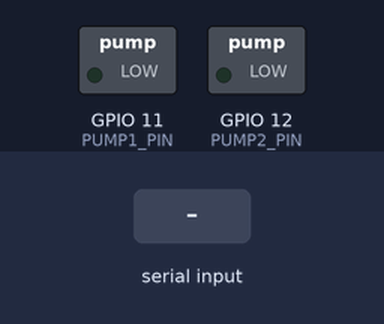
A sketch run on a simulated ESP32-S3. Shown: switched loads named in the sketch (green lamp = pin HIGH). Inputs (shaded band) come from the test bench. What the sketch prints to the serial monitor is not drawn.

Above: at 2.2 s.
2.3 s: "1\n" received over Serial
At 3.4 s:
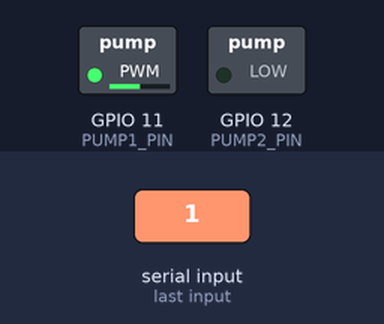
3.8 s: "2\n" received over Serial
At 4.5 s:
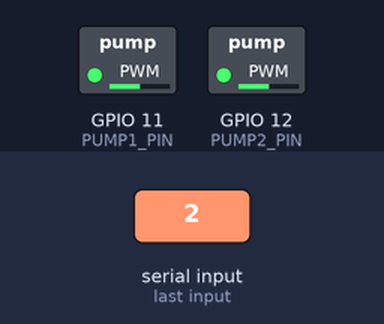
5.3 s: "q\n" received over Serial
At 5.7 s:
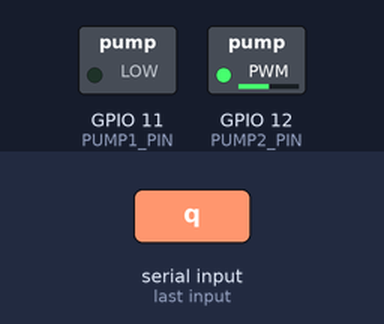
6.8 s: "t\n" received over Serial
At 9.9 s:
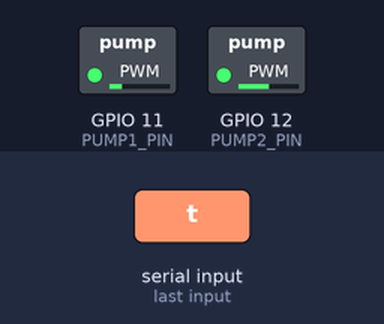
Timing chart, 0 to 16.3 s (numbered marks = the images above; inputs shaded):
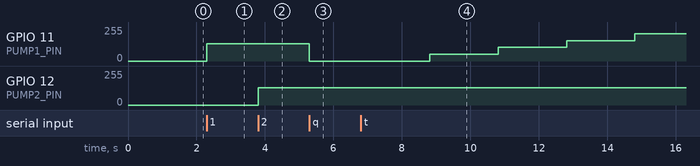

Measured:
- after the input at 2.3 s, GPIO 11 (PUMP1_PIN): 0/255 → 128/255 at once
- after the input at 3.8 s, GPIO 12 (PUMP2_PIN): 0/255 → 128/255 at once
- after the input at 5.3 s, GPIO 11 (PUMP1_PIN): 128/255 → 0/255 at once
- after the input at 6.8 s, GPIO 11 (PUMP1_PIN): 0/255 → 51/255 after 2.0 s, → 102/255 2.0 s later, → 152/255 2.0 s later, → 203/255 2.0 s later

The sketch:

pump_test.ino
```cpp
/*
 * Pump Test Sketch for ESP32 Arduino Nano
 * ========================================
 * Simple test program to control two pumps connected to D11 and D12
 *
 * Hardware Setup:
 * - Pump 1 connected to D11 (GPIO11)
 * - Pump 2 connected to D12 (GPIO12)
 * - Pump drivers should be connected with:
 *   - Signal wire to GPIO pin
 *   - VCC to appropriate pump power supply
 *   - GND to common ground with ESP32
 *
 * This sketch allows you to:
 * - Test both pumps individually
 * - Control pump speed via PWM (0-255)
 * - Control via Serial commands
 *
 * Serial Commands:
 * - '1' : Turn ON Pump 1 at 100%
 * - '2' : Turn ON Pump 2 at 100%
 * - 'q' : Turn OFF Pump 1
 * - 'w' : Turn OFF Pump 2
 * - 'a' : Turn OFF both pumps
 * - '+' : Increase PWM by 25
 * - '-' : Decrease PWM by 25
 * - 'h' : Show help menu
 */

#include <Arduino.h>

// Pin definitions for ESP32 Arduino Nano
#define PUMP1_PIN 11  // D11 (GPIO11)
#define PUMP2_PIN 12  // D12 (GPIO12)

// PWM parameters
#define PWM_FREQ 1000      // 1kHz PWM frequency
#define PWM_RESOLUTION 8   // 8-bit resolution (0-255)
#define PWM_CHANNEL_1 0    // PWM channel for pump 1
#define PWM_CHANNEL_2 1    // PWM channel for pump 2

// Pump control variables
int pump1PWM = 0;   // Pump 1 PWM value (0-255)
int pump2PWM = 0;   // Pump 2 PWM value (0-255)
int currentPWM = 128; // Default PWM level (50%)

// Status tracking
unsigned long lastStatusPrint = 0;
const long STATUS_INTERVAL = 1000; // Print status every 1 second

void setup() {
  Serial.begin(115200);
  delay(1000);

  Serial.println("\n========================================");
  Serial.println("     ESP32 Pump Test Program");
  Serial.println("========================================");

  // Initialize pump pins
  pinMode(PUMP1_PIN, OUTPUT);
  pinMode(PUMP2_PIN, OUTPUT);

  // Setup PWM channels
  ledcAttach(PUMP1_PIN, PWM_FREQ, PWM_RESOLUTION);
  ledcAttach(PUMP2_PIN, PWM_FREQ, PWM_RESOLUTION);

  // Ensure pumps start OFF
  ledcWrite(PUMP1_PIN, 0);
  ledcWrite(PUMP2_PIN, 0);

  Serial.print("Pump 1 Pin: D11 (GPIO");
  Serial.print(PUMP1_PIN);
  Serial.println(")");
  Serial.print("Pump 2 Pin: D12 (GPIO");
  Serial.print(PUMP2_PIN);
  Serial.println(")");
  Serial.print("PWM Frequency: ");
  Serial.print(PWM_FREQ);
  Serial.println(" Hz");
  Serial.print("Default PWM Level: ");
  Serial.print(currentPWM);
  Serial.print(" / 255 (");
  Serial.print((currentPWM * 100) / 255);
  Serial.println("%)");
  Serial.println();

  printHelp();

  Serial.println("Initialization complete. Both pumps OFF.");
  Serial.println("========================================\n");

  lastStatusPrint = millis();
}

void loop() {
  // Handle serial commands
  if (Serial.available() > 0) {
    char cmd = Serial.read();
    handleCommand(cmd);
  }

  // Print status periodically
  if (millis() - lastStatusPrint >= STATUS_INTERVAL) {
    printStatus();
    lastStatusPrint = millis();
  }
}

void handleCommand(char cmd) {
  switch (cmd) {
    case '1':
      // Turn ON Pump 1
      pump1PWM = currentPWM;
      ledcWrite(PUMP1_PIN, pump1PWM);
      Serial.print("✓ Pump 1 ON at PWM ");
      Serial.print(pump1PWM);
      Serial.print(" (");
      Serial.print((pump1PWM * 100) / 255);
      Serial.println("%)");
      break;

    case '2':
      // Turn ON Pump 2
      pump2PWM = currentPWM;
      ledcWrite(PUMP2_PIN, pump2PWM);
      Serial.print("✓ Pump 2 ON at PWM ");
      Serial.print(pump2PWM);
      Serial.print(" (");
      Serial.print((pump2PWM * 100) / 255);
      Serial.println("%)");
      break;

    case 'q':
      // Turn OFF Pump 1
      pump1PWM = 0;
      ledcWrite(PUMP1_PIN, pump1PWM);
      Serial.println("✓ Pump 1 OFF");
      break;

    case 'w':
      // Turn OFF Pump 2
      pump2PWM = 0;
      ledcWrite(PUMP2_PIN, pump2PWM);
      Serial.println("✓ Pump 2 OFF");
      break;

    case 'a':
      // Turn OFF both pumps
      pump1PWM = 0;
      pump2PWM = 0;
      ledcWrite(PUMP1_PIN, pump1PWM);
      ledcWrite(PUMP2_PIN, pump2PWM);
      Serial.println("✓ Both pumps OFF");
      break;

    case '+':
      // Increase PWM
      currentPWM += 25;
      if (currentPWM > 255) currentPWM = 255;
      Serial.print("✓ PWM increased to ");
      Serial.print(currentPWM);
      Serial.print(" (");
      Serial.print((currentPWM * 100) / 255);
      Serial.println("%)");
      Serial.println("  Press '1' or '2' to apply to pumps");
      break;

    case '-':
      // Decrease PWM
      currentPWM -= 25;
      if (currentPWM < 0) currentPWM = 0;
      Serial.print("✓ PWM decreased to ");
      Serial.print(currentPWM);
      Serial.print(" (");
      Serial.print((currentPWM * 100) / 255);
      Serial.println("%)");
      Serial.println("  Press '1' or '2' to apply to pumps");
      break;

    case 'h':
      // Show help
      printHelp();
      break;

    case 't':
      // Test sequence
      runTestSequence();
      break;

    case '\r':
    case '\n':
      // Ignore newline characters
      break;

    default:
      Serial.print("✗ Unknown command: ");
      Serial.println(cmd);
      Serial.println("  Press 'h' for help");
      break;
  }
}

void printHelp() {
  Serial.println("\n--- COMMAND MENU ---");
  Serial.println("1  : Turn ON Pump 1");
  Serial.println("2  : Turn ON Pump 2");
  Serial.println("q  : Turn OFF Pump 1");
  Serial.println("w  : Turn OFF Pump 2");
  Serial.println("a  : Turn OFF both pumps");
  Serial.println("+  : Increase PWM level");
  Serial.println("-  : Decrease PWM level");
  Serial.println("t  : Run automatic test sequence");
  Serial.println("h  : Show this help menu");
  Serial.println("--------------------\n");
}

void printStatus() {
  Serial.print("[STATUS] Pump1: ");
  if (pump1PWM > 0) {
    Serial.print("ON (");
    Serial.print(pump1PWM);
    Serial.print("/255, ");
    Serial.print((pump1PWM * 100) / 255);
    Serial.print("%)");
  } else {
    Serial.print("OFF");
  }

  Serial.print(" | Pump2: ");
  if (pump2PWM > 0) {
    Serial.print("ON (");
    Serial.print(pump2PWM);
    Serial.print("/255, ");
    Serial.print((pump2PWM * 100) / 255);
    Serial.print("%)");
  } else {
    Serial.print("OFF");
  }

  Serial.print(" | Default PWM: ");
  Serial.print(currentPWM);
  Serial.print("/255 (");
  Serial.print((currentPWM * 100) / 255);
  Serial.println("%)");
}

void runTestSequence() {
  Serial.println("\n========================================");
  Serial.println("  RUNNING AUTOMATIC TEST SEQUENCE");
  Serial.println("========================================");

  // Test Pump 1 at various speeds
  Serial.println("\n[TEST 1] Pump 1 - Speed Ramp");
  for (int pwm = 0; pwm <= 255; pwm += 51) {
    pump1PWM = pwm;
    ledcWrite(PUMP1_PIN, pump1PWM);
    Serial.print("  Pump 1 PWM: ");
    Serial.print(pwm);
    Serial.print(" (");
    Serial.print((pwm * 100) / 255);
    Serial.println("%)");
    delay(2000);
  }
  pump1PWM = 0;
  ledcWrite(PUMP1_PIN, 0);
  Serial.println("  Pump 1 OFF");
  delay(1000);

  // Test Pump 2 at various speeds
  Serial.println("\n[TEST 2] Pump 2 - Speed Ramp");
  for (int pwm = 0; pwm <= 255; pwm += 51) {
    pump2PWM = pwm;
    ledcWrite(PUMP2_PIN, pump2PWM);
    Serial.print("  Pump 2 PWM: ");
    Serial.print(pwm);
    Serial.print(" (");
    Serial.print((pwm * 100) / 255);
    Serial.println("%)");
    delay(2000);
  }
  pump2PWM = 0;
  ledcWrite(PUMP2_PIN, 0);
  Serial.println("  Pump 2 OFF");
  delay(1000);

  // Test both pumps simultaneously
  Serial.println("\n[TEST 3] Both Pumps - 50% Power");
  pump1PWM = 128;
  pump2PWM = 128;
  ledcWrite(PUMP1_PIN, pump1PWM);
  ledcWrite(PUMP2_PIN, pump2PWM);
  Serial.println("  Both pumps ON at 50%");
  delay(3000);

  // Turn off both pumps
  pump1PWM = 0;
  pump2PWM = 0;
  ledcWrite(PUMP1_PIN, 0);
  ledcWrite(PUMP2_PIN, 0);
  Serial.println("  Both pumps OFF");

  Serial.println("\n========================================");
  Serial.println("  TEST SEQUENCE COMPLETE");
  Serial.println("========================================\n");
}
```
